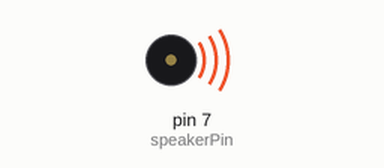
Simulated run of this sketch. Board: Arduino Uno, built with avr-gcc and run on an emulated ATmega328P. On the bench: buzzer (waves = sounding).

Above: at 1.4 s.
At 18.9 s:
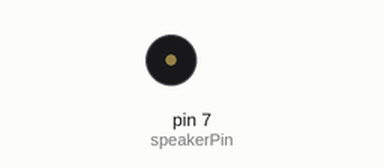
Timing chart, 0 to 23.8 s (numbered marks = the images above):
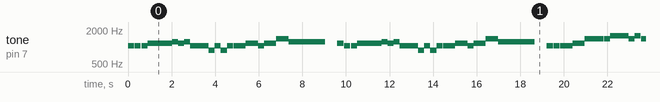

Measured:
- by itself, tone on pin 7 (speakerPin): plays 1047 Hz for 0.28 s, 1047 Hz for 0.28 s, 1047 Hz for 0.28 s, 1175 Hz for 1.1 s, 1246 Hz for 0.28 s, 1175 Hz for 0.28 s … (261 notes in this stretch)

The sketch:

romjaner_led.ino
```cpp
#define d0 467
#define D0 494
#define n0 524
#define N0 555

#define S 588
#define r 623
#define R 660
#define g 699
#define G 740
#define M 784
#define m 831
#define P 880
#define d 933
#define D 988
#define n 1047
#define N 1109

#define S1 1175
#define r1 1246
#define R1 1320
#define g1 1398
#define G1 1480
#define M1 1568
#define d1 1866

#define led0 B0001
#define led1 B0010
#define led2 B0100
#define led3 B1000


#define z 0    // for pausing between two notes, z for zero
#define b 280  // for beats or tempo or speed
               // we can mutiply b by any number to get more duration in any single note, Or devide for vice versa

int speakerPin = 7; // the pin where the speaker is connected to

int numTones =  94;  // number of notes in each verse of the song 22+22+25+25, total 94

int ledPins[] = {
  3,6,9,11 };


int tones[] = { n,z,n,z,n,S1,r1,S1,        r1,n,P,n,P,n, z,n,     S1,n,S1,g1,r1,z,
                S1,z,n,z,n,S1,r1,S1,    r1,n,P,n,P,n, z,n,     S1,n,S1,g1,r1,z,
                n,z,n,z,n,S1,g1,z,        g1,z,g1,M1,g1,M1,z,g1,   M1,g1,M1,d1,M1,r1,S1,n,z,
                n,z,n,z,n,S1,g1,z,        g1,z,g1,M1,g1,M1,z,g1,   M1,g1,M1,d1,M1,r1,S1,n,z
              };

int beat[] = {b,b/10,b,b/8,b,4*b,b,b,       b,3*b,b,b,b,b,b/10,2*b,       2*b,b,2*b,2*b,6*b,2*b,
              b,b/10,b,b/8,b,4*b,b,b,         b,3*b,b,b,b,b,b/10,2*b,     2*b,b,2*b,2*b,6*b,2*b,
              b,b/10,b,b/10,2*b,2*b,2*b,b/15, b,b/10,b,3*b,b,b,b/10,2*b,    b,b,b,3*b,b,3*b,b,b,b,
              b,b/10,b,b/10,2*b,2*b,2*b,b/15, b,b/10,b,3*b,b,b,b/10,2*b,    b,b,b,3*b,b,3*b,b,b,2*b,
             };

byte LEDs[]={ B0010,   B0100,   B1000,   B0001,   B1111,       B0001,    B0001,
   B0001,   B1000,   B0100,   B0010,   B1111,
   B0010,   B1000,   B0100,   B0001,   B1111,
   B0001,   B0100,   B1000,   B0010,   B1111,       B0010,
   B0010,   B0100,   B1000,   B0001,   B1111,       B0001,    B0001,
   B0001,   B1000,   B0100,   B0010,   B1111,       B0010,
   B0010,   B0100,   B1000,   B0001,   B1001,     B0110,    B1100,       B0011,
   B1010,    B0101,    B1010,     B0101,    B1111,
   B0110,    B0110,    B0110,     B1001,    B1001,      B1001,
   B0010,   B0100,   B1000,   B0001,   B1111,
   B0110,    B0110,    B0110,     B0110,    B0110,      B1001,    B1001,       B1001,      B1001,
   B0010,   B0100,   B1000,   B0001,   B0010,    B1111,
   B0110,    B0110,    B0110,     B1001,    B1001,     B1001,
   B0010,   B0100,   B1000,   B0001,   B1111,
   B0110,    B0110,    B0110,     B0110,    B0110,     B1001,     B1001,       B1001,      B1001,
   B1111,       B1111,       B1100,    B0011,    B1111};


void setup()
{
// the setup block is left empty.
}

void loop()
{
  for (int i = 0; i < numTones; i++)
  {

    tone(speakerPin, tones[i]);
    LEDon(i);
  delay(beat[i]);
    LEDoff(i);

    }

  noTone(speakerPin);

}


int currentLEDpin=3;
void LEDon(int thisNote)
{
  if ((LEDs[thisNote]&led0)!=0) digitalWrite(ledPins[0],HIGH);
  if ((LEDs[thisNote]&led1)!=0) digitalWrite(ledPins[1],HIGH);
  if ((LEDs[thisNote]&led2)!=0) digitalWrite(ledPins[2],HIGH);
  if ((LEDs[thisNote]&led3)!=0) digitalWrite(ledPins[3],HIGH);
}

void LEDoff(int thisNote)
{
  if ((LEDs[thisNote]&led0)!=0) digitalWrite(ledPins[0],LOW);
  if ((LEDs[thisNote]&led1)!=0) digitalWrite(ledPins[1],LOW);
  if ((LEDs[thisNote]&led2)!=0) digitalWrite(ledPins[2],LOW);
  if ((LEDs[thisNote]&led3)!=0) digitalWrite(ledPins[3],LOW);
}
```
